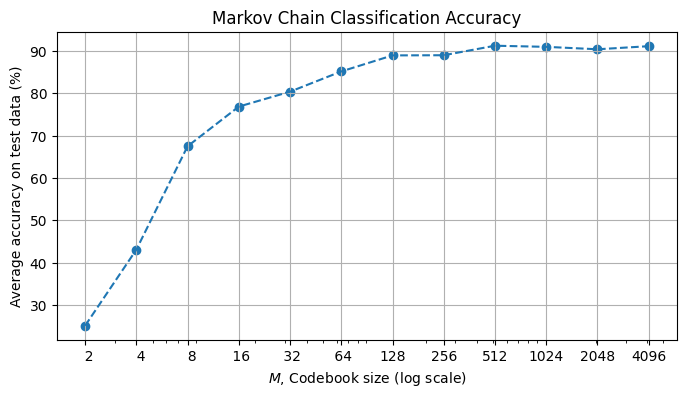

Source code (Python):
# coding=utf-8
import pandas as pd
import matplotlib.pyplot as plt

# RUN:
#   python3 ./mm-scatter.py mm-summary.csv


def plot_csv(filename):
    df = pd.read_csv(filename, comment='#')
    # print(df)

    fig = plt.figure(figsize=6, 4))

    ms = df['M']
    avgAcs = df['Test avgAc']

    plt.plot(ms, avgAcs, linestyle='--')
    plt.scatter(ms, avgAcs, label='$M$')

    plt.ylabel('Average accuracy on test data (%)')
    plt.xlabel('$M$, Codebook size (log scale)')
    plt.xscale('log')
    plt.xticks(ms, labels=['{:3}'.format(m) for m in ms])
    plt.grid(True)
    plt.title('Markov Chain Classification Accuracy')

    fig.savefig('mm-scatter.png', bbox_inches='tight')
    # plt.show(block=True)


if __name__ == "__main__":
    from sys import argv
    if len(argv) < 2:
        print('USAGE: mm-scatter.py <csv-filename>')
        exit(1)

    csv_filename = argv[1]
    plot_csv(csv_filename)
